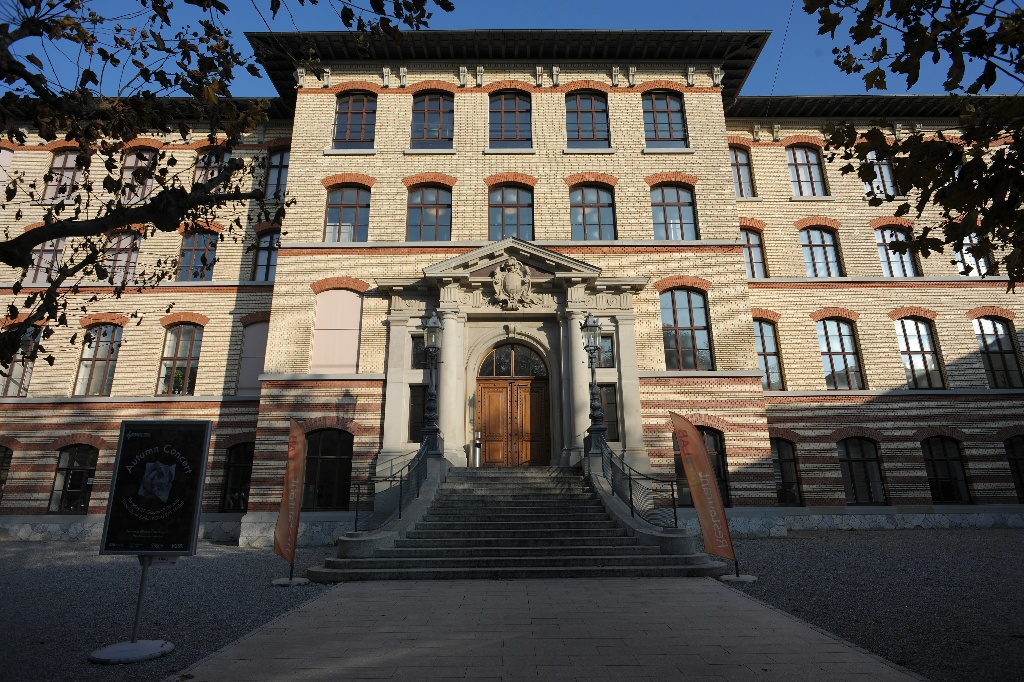
#> input picture DSC_0411.JPG, 1024 x 682 px
$ jupyter execute --allow-errors LightGLue.ipynb
#> lines starting #> are read from the running program, lines starting #| are printed output that depends on the picture
# Benchmarking Feature Extractors and Matchers

This notebook evaluates the performance of different local feature extractors (SuperPoint, DISK, and SIFT) and the LightGlue matcher on a pair of original images.

Additionally, we test the robustness of the SuperPoint + LightGlue pipeline under various image transformations, including rotation, brightness changes, and blur.

Metrics measured include:
- Number of keypoints detected
- Number of matches
- Execution time
- Matching robustness under variations

**Work done by:** Zakaria Zaouak, Salma Azzimani, Lina Toumi

# Setup & Imports

[cell 1]
from pathlib import Path

if Path.cwd().name != "LightGlue":
    !git clone --quiet https://github.com/cvg/LightGlue/
    %cd LightGlue
    !pip install --progress-bar off --quiet -e .

from lightglue import LightGlue, SuperPoint, DISK
from lightglue.utils import load_image, rbd
from lightglue import viz2d
import torch

torch.set_grad_enabled(False)
#> (this line was passed over: torch is not available in this run)
images = Path("assets")

#> (a cell that did not finish here is left out)

[cell 3]
from google.colab import drive
drive.mount('/content/drive')

[cell 4]
import os
os.chdir("/content/drive/MyDrive/projet_vision")

Matchers Configuration

#> (a cell that did not finish here is left out)

[cell 6]
import time

Feature Extraction & Matching Visualization

#> (a cell that did not finish here is left out)

#> (a cell that did not finish here is left out)

#> (a cell that did not finish here is left out)

#> (a cell that did not finish here is left out)

[cell 11]
import time
import numpy as np
import cv2
import matplotlib.pyplot as plt
from PIL import Image, ImageEnhance, ImageFilter
import pandas as pd
from pathlib import Path

Generate Image Variations

[cell 12]
def create_variations(image_path):
#> called with image_path = 'DSC_0411.JPG'
    img = Image.open(image_path)
#> img is the input picture: PIL image 1024x682 RGB; mean R, G, B 89.6, 85.7, 81.7
    Path("variations").mkdir(exist_ok=True)
    base = Path(image_path).stem

    # Rotation
    for angle in [15, 30, 45]:
        img.rotate(angle, expand=True).save(f"variations/{base}_rot{angle}.jpg")
#> this loop made 3 passes
#> pass 1, in create_variations, `img.rotate(angle, expand=True).save(f"variations/{base}_rot{angle}.jpg")`:
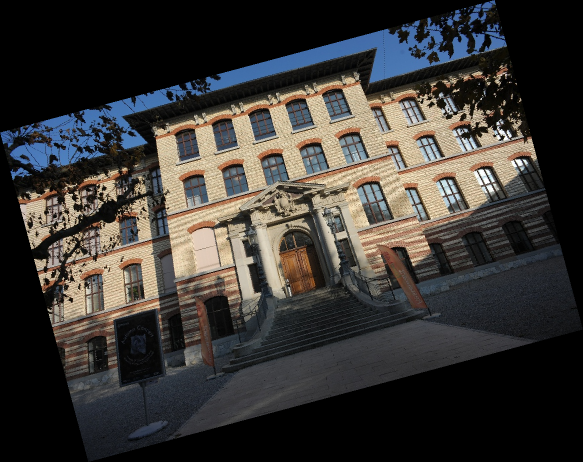
#> saved as DSC_0411_rot15.jpg: PIL image 1166x924 RGB (shown at 1/2 size); mean R, G, B 58.1, 55.6, 52.9

    # Brightness
    for factor in [0.6, 1.4]:
        ImageEnhance.Brightness(img).enhance(factor).save(f"variations/{base}_bright{factor}.jpg")
#> this loop made 2 passes
#> pass 1, in create_variations, `ImageEnhance.Brightness(img).enhance(factor).save(f"variations/{base}_..`:
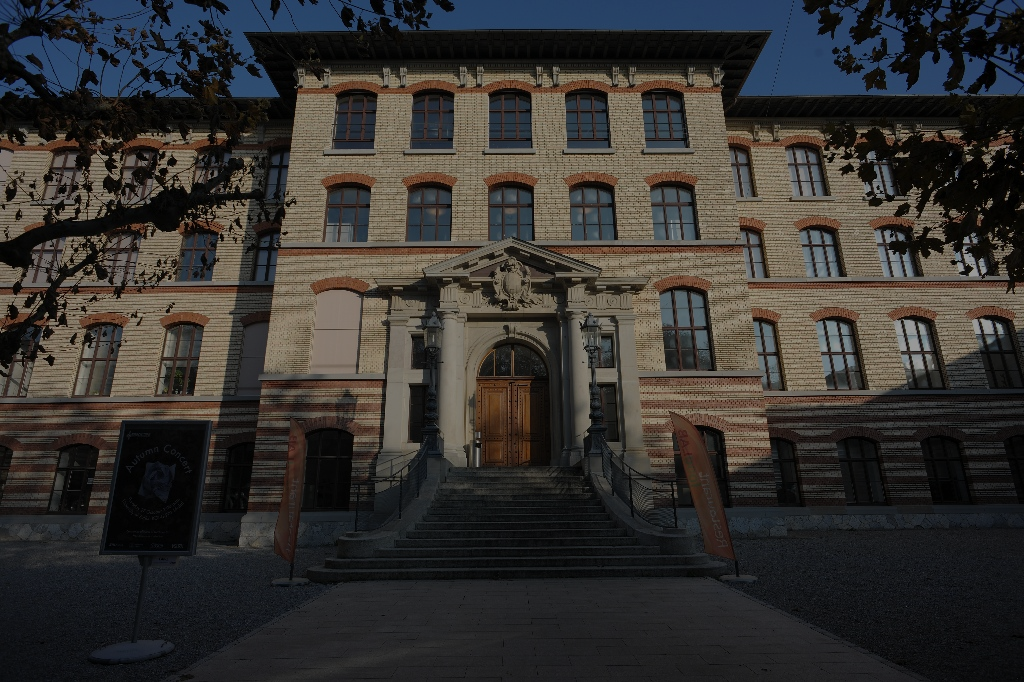
#> saved as DSC_0411_bright0.6.jpg: PIL image 1024x682 RGB; mean R, G, B 53.3, 51, 48.6

    # Blur
    for radius in [2, 4]:
        img.filter(ImageFilter.GaussianBlur(radius)).save(f"variations/{base}_blur{radius}.jpg")
#> this loop made 2 passes
#> pass 1, in create_variations, `img.filter(ImageFilter.GaussianBlur(radius)).save(f"variations/{base}_..`:
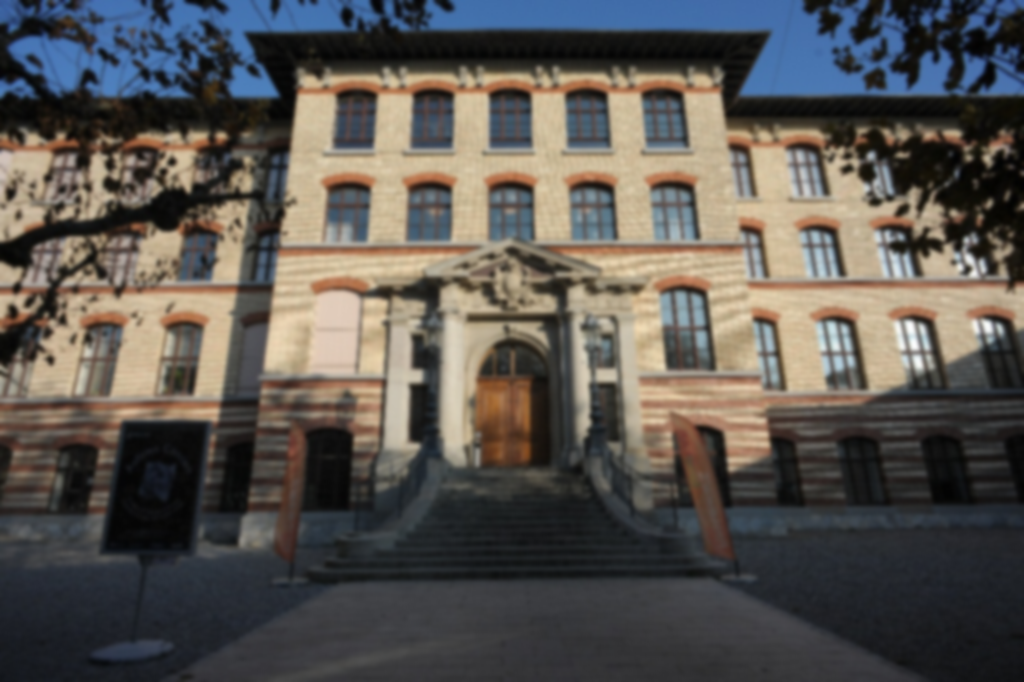
#> saved as DSC_0411_blur2.jpg: PIL image 1024x682 RGB; mean R, G, B 89.6, 85.7, 81.7

create_variations("DSC_0411.JPG")
create_variations("DSC_0410.JPG")
#> call 2 of create_variations, with image_path = 'DSC_0410.JPG'
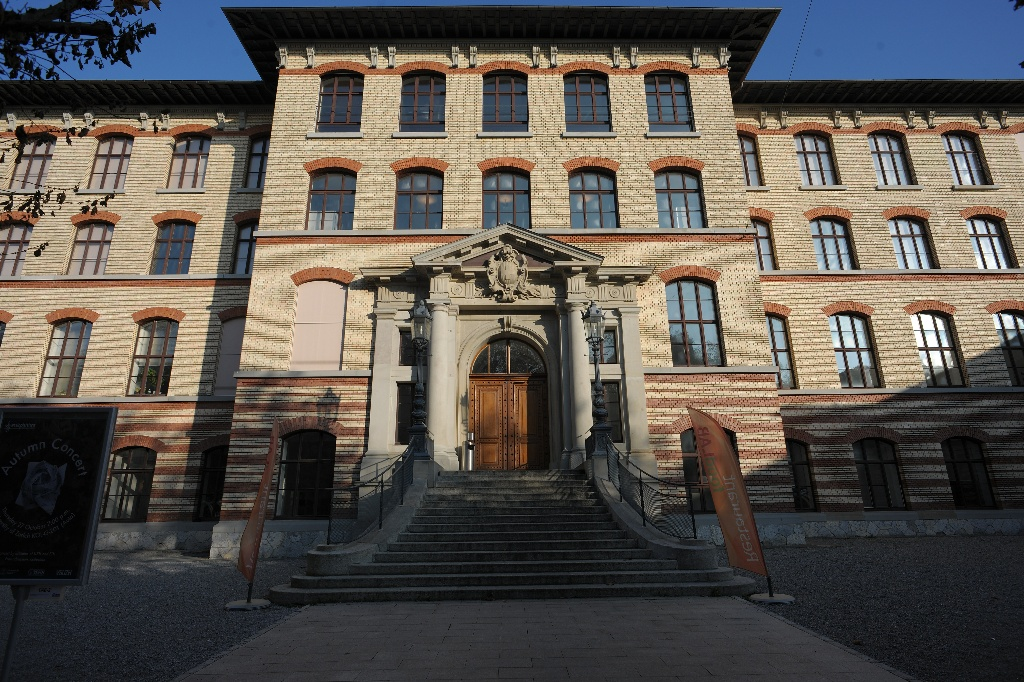
#> input picture DSC_0410.JPG, 1024 x 682 px
#> in create_variations, img is the input picture: PIL image 1024x682 RGB; mean R, G, B 90.7, 85.5, 79.6
#> the loop in create_variations (call 2), `for angle in [15, 30, 45]:` made 3 passes
#> pass 1, in create_variations (call 2), `img.rotate(angle, expand=True).save(f"variations/{base}_rot{angle}.jpg")`:
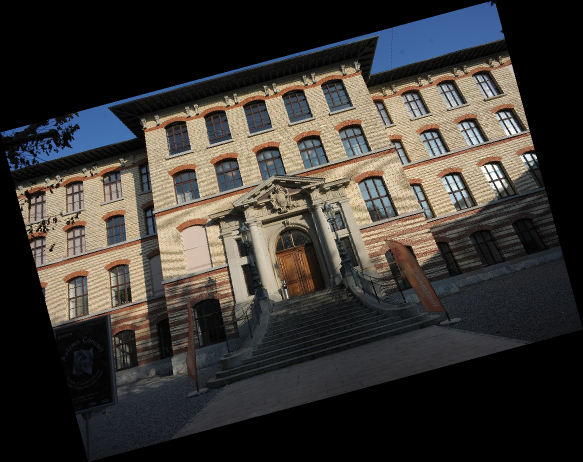
#> saved as DSC_0410_rot15.jpg: PIL image 1166x924 RGB (shown at 1/2 size); mean R, G, B 58.8, 55.4, 51.6
#> the loop in create_variations (call 2), `for factor in [0.6, 1.4]:` made 2 passes
#> pass 1, in create_variations (call 2), `ImageEnhance.Brightness(img).enhance(factor).save(f"variations/{base}_..`:
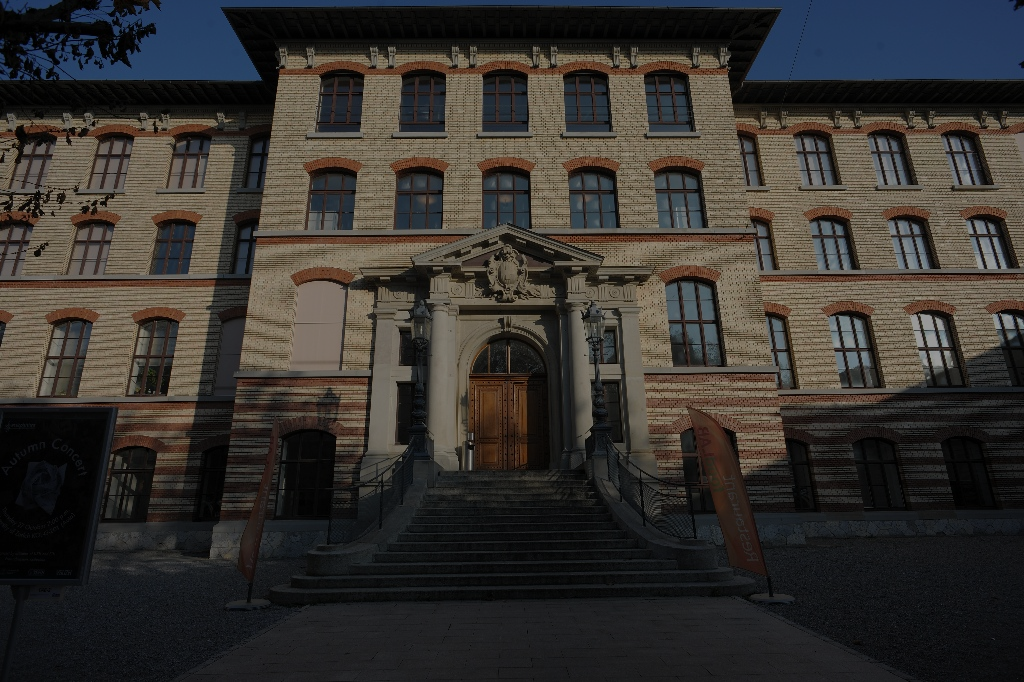
#> saved as DSC_0410_bright0.6.jpg: PIL image 1024x682 RGB; mean R, G, B 54.1, 50.9, 47.4
#> the loop in create_variations (call 2), `for radius in [2, 4]:` made 2 passes
#> pass 2, in create_variations (call 2), `img.filter(ImageFilter.GaussianBlur(radius)).save(f"variations/{base}_..`:
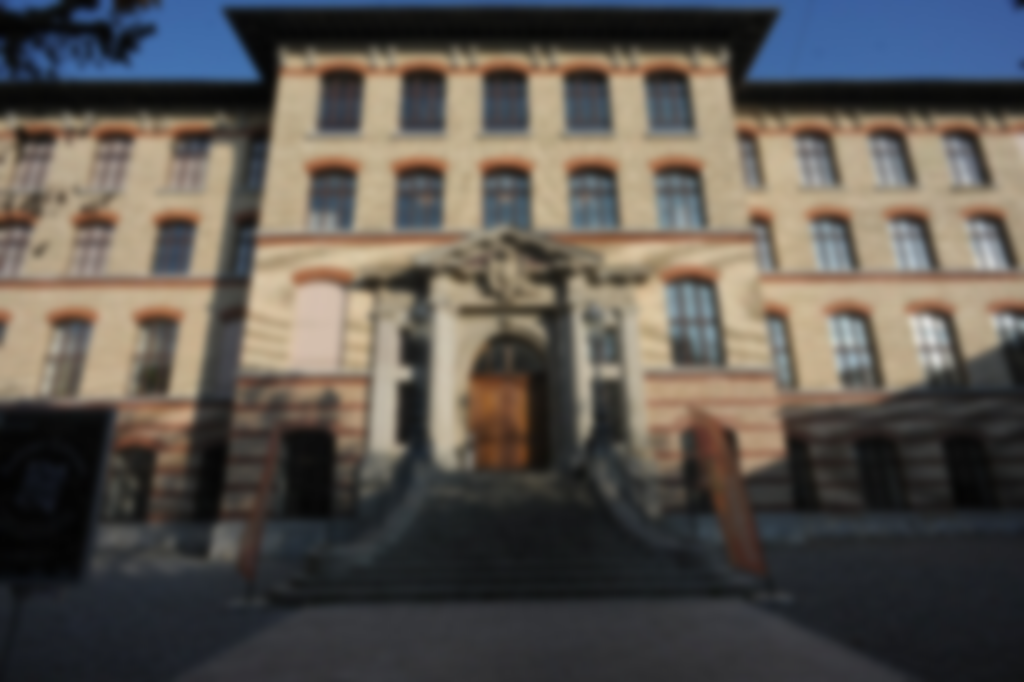
#> saved as DSC_0410_blur4.jpg: PIL image 1024x682 RGB; mean R, G, B 90.7, 85.5, 79.6
print("Variations created!")
